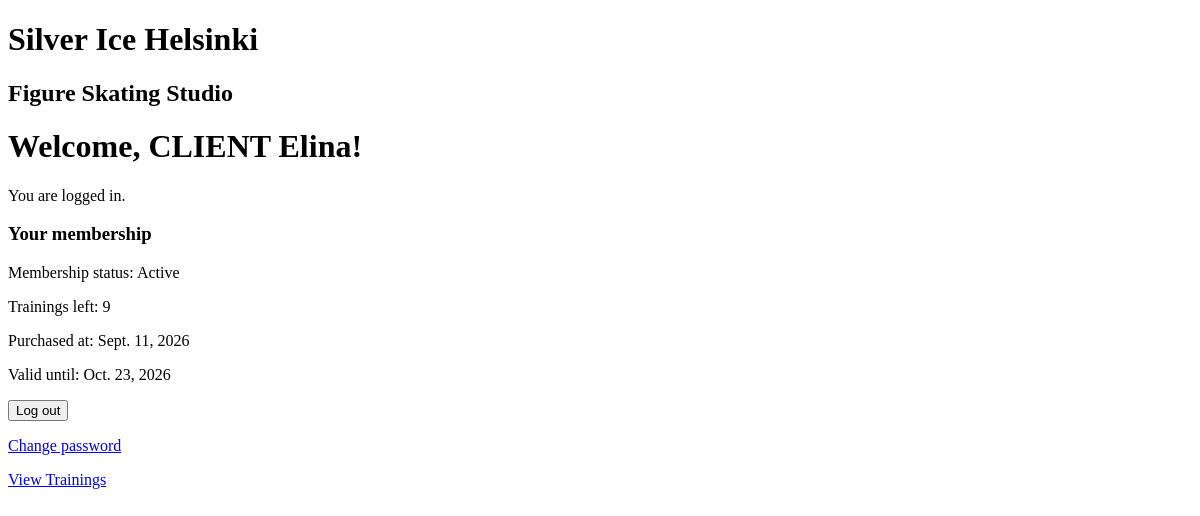
Before: / (signed in) with the older database file.
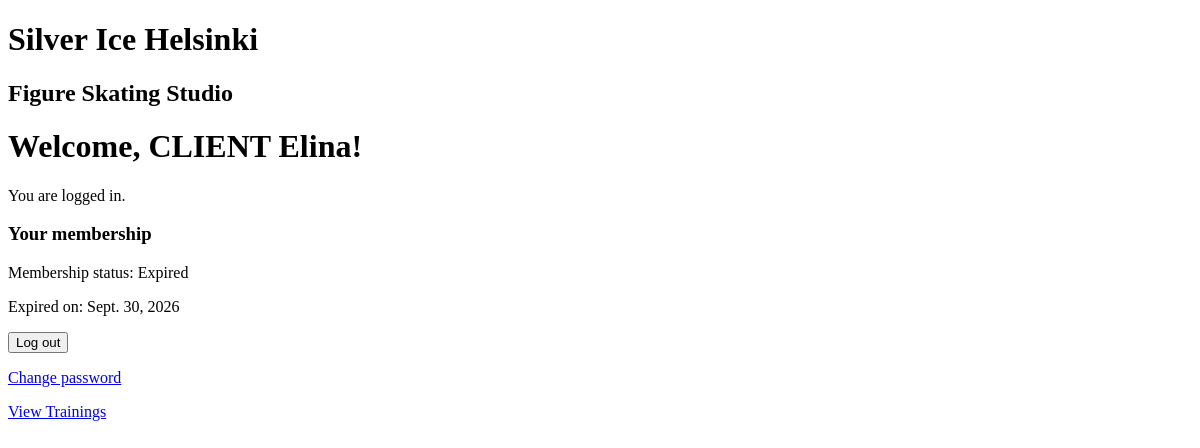
After: the same page with the newer database file.
### studio/models.py (models this page shows, shortened)
class Profile(models.Model):
    user = models.OneToOneField(User, on_delete=models.CASCADE)
    role = models.CharField (max_length=10,
                            choices=[("CLIENT", "Client"),
                            ("COACH", "Coach"),])

class Membership(models.Model):
    client = models.ForeignKey(User, on_delete=models.CASCADE)
    trainings_left = models.PositiveIntegerField(default=8)
    purchased_at = models.DateField()
    valid_until = models.DateField()

### studio/views.py (the view)
# urls.py: 2. Add a URL to urlpatterns:  path('', views.home, name='home')
def home(request):
    membership=None
    membership_active=False
    if request.user.is_authenticated:
        membership=Membership.objects.filter(
            client=request.user
            ).order_by("-purchased_at").first()
        if membership:
            membership_active=membership.valid_until>=timezone.localdate()
    return render(request, "studio/home.html", {"membership": membership, "membership_active": membership_active})

### studio/templates/studio/home.html (shortened to what this page needs)
<!DOCTYPE html>
<html>
<head>
</head>
<body>
    <h1>Silver Ice Helsinki</h1>
    <h2>Figure Skating Studio</h2>
{% if user.is_authenticated %}
    <h1>Welcome, {{user.profile.role}} {{ user.username }}!</h1>
    <p>You are logged in.</p>
    {% if membership %}
        <h3> Your membership</h3>
        {% if membership_active %}
        <p>Membership status: Active </p>
        <p>Trainings left: {{membership.trainings_left}} </p>
        <p> Purchased at: {{membership.purchased_at}} </p>
        <p> Valid until: {{membership.valid_until}} </p>
        {% else %}
        <p>Membership status: Expired </p>
        <p>Expired on: {{membership.valid_until}}</p>
        {% endif %}
    {% else %}
        <h3>You don't have a membership yet</h3>
    {% endif %}
    <form method="post" action="{% url 'studio:logout' %}">
    <button type="submit">Log out</button>
    </form>
    <p>
    <a href="{% url 'studio:change_password' %}">
        Change password
    </a>
    </p>
{% endif %}
    <p>
    <a href="{% url 'studio:trainings' %}">View Trainings</a>
    </p>
</body>
</html>

Changed rows visible on the page:
changed Membership: trainings_left "9" → (not shown); purchased_at "Sept. 11, 2026" → (not shown); valid_until "Oct. 23, 2026" → "Sept. 30, 2026"
Other visible differences:
text no longer shown: "Membership status: Active Trainings left: Purchased at: Valid until:"
text now shown: "Membership status: Expired Expired on:"
